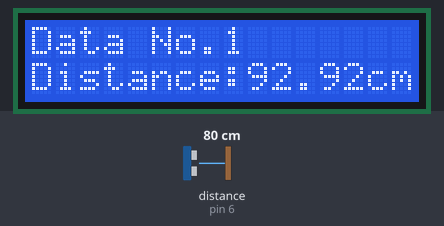
Simulated run of this sketch. Board: Arduino Uno, built with avr-gcc and run on an emulated ATmega328P. On the bench: 16×2 character LCD. Wiring (inferred from the names in the program): ultrasonic range finder: trigger pin 7; echo pin 6. The inputs (shaded band) are chosen by the test bench; at power-on: distance to the obstacle (sensor on pin 6) 80 cm. The echo pulse lasts 58.3 µs per cm.

Above: at 1.2 s.
1.3 s: distance to the obstacle (sensor on pin 6) set to 2 cm
At 2.8 s:
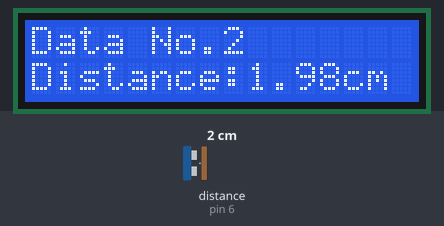
5.4 s: distance to the obstacle (sensor on pin 6) set to 4 cm
At 6.5 s:
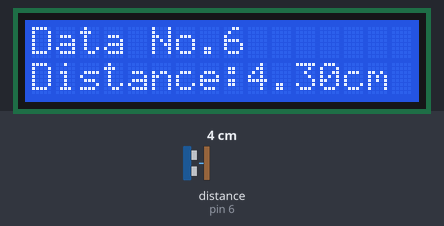
8.5 s: distance to the obstacle (sensor on pin 6) set to 9 cm
At 9.6 s:
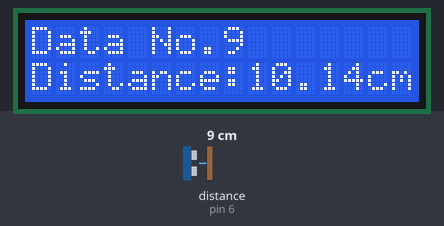
Timing chart, 0 to 11.5 s (numbered marks = the images above; inputs shaded):
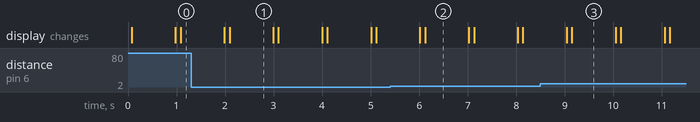

Measured:
- what the display in image 1 shows lasts 0.9 s, from 2.1 s to 3.0 s

The sketch:

Lab0801.ino
```cpp
#include <LiquidCrystal.h>
LiquidCrystal lcd(12, 11, 5, 4, 3, 2);
const int trig = 7;
const int echo = 6;
int inter_time = 1000;
int time = 0;

void setup() {
  Serial.begin(9600);
  lcd.begin(16, 2);
  pinMode (trig, OUTPUT);
  pinMode (echo, INPUT);
}

void loop() {
  float duration, distance;
  digitalWrite(trig, HIGH);
  delayMicroseconds(1000);
  digitalWrite(trig, LOW);
  duration = pulseIn (echo, HIGH);
  distance = (duration/50);
  lcd.setCursor (0,0);
  lcd.print("Data No.");
  lcd.print (time);
  time = time +1;
  lcd.setCursor(0, 1);
  lcd.print ("Distance:");
  lcd.print(distance);
  lcd.print ("cm");
  delay(900);
  lcd.clear();
  delay(100);
}
```
